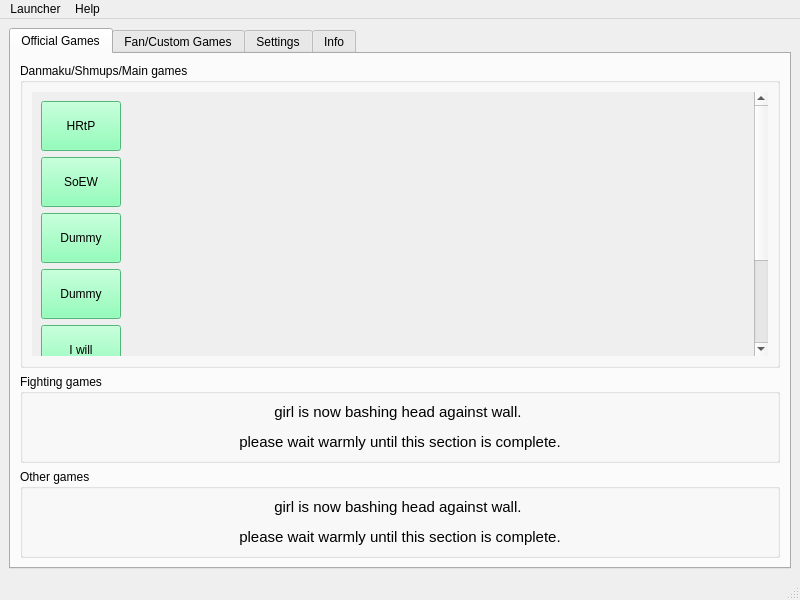
<?xml version="1.0" encoding="UTF-8"?>
<ui version="4.0">
 <author>Sophie</author>
 <class>MainWindow</class>
 <widget class="QMainWindow" name="MainWindow">
  <property name="geometry">
   <rect>
    <x>0</x>
    <y>0</y>
    <width>800</width>
    <height>600</height>
   </rect>
  </property>
  <property name="minimumSize">
   <size>
    <width>800</width>
    <height>600</height>
   </size>
  </property>
  <property name="windowTitle">
   <string>Unnamed Launcher</string>
  </property>
  <property name="windowIcon">
   <iconset resource="../resources.qrc">
    <normaloff>:/images/resources/reimu.ico</normaloff>:/images/resources/reimu.ico</iconset>
  </property>
  <widget class="QWidget" name="centralwidget">
   <layout class="QHBoxLayout" name="horizontalLayout">
    <item>
     <widget class="QTabWidget" name="main_tab">
      <property name="layoutDirection">
       <enum>Qt::LeftToRight</enum>
      </property>
      <property name="tabPosition">
       <enum>QTabWidget::North</enum>
      </property>
      <property name="currentIndex">
       <number>0</number>
      </property>
      <property name="movable">
       <bool>true</bool>
      </property>
      <widget class="QWidget" name="official_games_tab">
       <property name="statusTip">
        <string>Official games</string>
       </property>
       <attribute name="title">
        <string>Official Games</string>
       </attribute>
       <layout class="QVBoxLayout" name="verticalLayout">
        <item>
         <widget class="QGroupBox" name="main_games">
          <property name="statusTip">
           <string>Main bullet hell games</string>
          </property>
          <property name="title">
           <string>Danmaku/Shmups/Main games</string>
          </property>
          <layout class="QHBoxLayout" name="horizontalLayout_2">
           <item>
            <widget class="QScrollArea" name="scrollArea">
             <property name="sizePolicy">
              <sizepolicy hsizetype="Expanding" vsizetype="Maximum">
               <horstretch>0</horstretch>
               <verstretch>0</verstretch>
              </sizepolicy>
             </property>
             <property name="frameShape">
              <enum>QFrame::NoFrame</enum>
             </property>
             <property name="widgetResizable">
              <bool>true</bool>
             </property>
             <property name="alignment">
              <set>Qt::AlignCenter</set>
             </property>
             <widget class="QWidget" name="scrollAreaWidgetContents">
              <property name="geometry">
               <rect>
                <x>0</x>
                <y>0</y>
                <width>722</width>
                <height>404</height>
               </rect>
              </property>
              <layout class="QVBoxLayout" name="verticalLayout_11">
               <item>
                <widget class="QPushButton" name="pushButton_5">
                 <property name="sizePolicy">
                  <sizepolicy hsizetype="Maximum" vsizetype="Maximum">
                   <horstretch>0</horstretch>
                   <verstretch>0</verstretch>
                  </sizepolicy>
                 </property>
                 <property name="minimumSize">
                  <size>
                   <width>0</width>
                   <height>50</height>
                  </size>
                 </property>
                 <property name="statusTip">
                  <string>Touhou 1 ~ Highly Responsive to Prayers</string>
                 </property>
                 <property name="styleSheet">
                  <string notr="true">background-color: rgb(114, 255, 166);</string>
                 </property>
                 <property name="text">
                  <string>HRtP</string>
                 </property>
                 <property name="icon">
                  <iconset resource="../resources.qrc">
                   <normaloff>:/images/resources/reimu.ico</normaloff>:/images/resources/reimu.ico</iconset>
                 </property>
                 <property name="iconSize">
                  <size>
                   <width>32</width>
                   <height>32</height>
                  </size>
                 </property>
                </widget>
               </item>
               <item>
                <widget class="QPushButton" name="pushButton_8">
                 <property name="sizePolicy">
                  <sizepolicy hsizetype="Maximum" vsizetype="Maximum">
                   <horstretch>0</horstretch>
                   <verstretch>0</verstretch>
                  </sizepolicy>
                 </property>
                 <property name="minimumSize">
                  <size>
                   <width>0</width>
                   <height>50</height>
                  </size>
                 </property>
                 <property name="statusTip">
                  <string>Touhou 2 ~ Story of Eastern Wonderland</string>
                 </property>
                 <property name="styleSheet">
                  <string notr="true">background-color: rgb(114, 255, 166);</string>
                 </property>
                 <property name="text">
                  <string>SoEW</string>
                 </property>
                 <property name="icon">
                  <iconset resource="../resources.qrc">
                   <normaloff>:/images/resources/reimu.ico</normaloff>:/images/resources/reimu.ico</iconset>
                 </property>
                 <property name="iconSize">
                  <size>
                   <width>32</width>
                   <height>32</height>
                  </size>
                 </property>
                </widget>
               </item>
               <item>
                <widget class="QPushButton" name="pushButton_9">
                 <property name="sizePolicy">
                  <sizepolicy hsizetype="Maximum" vsizetype="Maximum">
                   <horstretch>0</horstretch>
                   <verstretch>0</verstretch>
                  </sizepolicy>
                 </property>
                 <property name="minimumSize">
                  <size>
                   <width>0</width>
                   <height>50</height>
                  </size>
                 </property>
                 <property name="statusTip">
                  <string>Touhou ??? ~ ?????????</string>
                 </property>
                 <property name="styleSheet">
                  <string notr="true">background-color: rgb(114, 255, 166);</string>
                 </property>
                 <property name="text">
                  <string>Dummy</string>
                 </property>
                 <property name="icon">
                  <iconset resource="../resources.qrc">
                   <normaloff>:/images/resources/reimu.ico</normaloff>:/images/resources/reimu.ico</iconset>
                 </property>
                 <property name="iconSize">
                  <size>
                   <width>32</width>
                   <height>32</height>
                  </size>
                 </property>
                </widget>
               </item>
               <item>
                <widget class="QPushButton" name="pushButton_12">
                 <property name="sizePolicy">
                  <sizepolicy hsizetype="Maximum" vsizetype="Maximum">
                   <horstretch>0</horstretch>
                   <verstretch>0</verstretch>
                  </sizepolicy>
                 </property>
                 <property name="minimumSize">
                  <size>
                   <width>0</width>
                   <height>50</height>
                  </size>
                 </property>
                 <property name="statusTip">
                  <string>Touhou ??? ~ ?????????</string>
                 </property>
                 <property name="styleSheet">
                  <string notr="true">background-color: rgb(114, 255, 166);</string>
                 </property>
                 <property name="text">
                  <string>Dummy</string>
                 </property>
                 <property name="icon">
                  <iconset resource="../resources.qrc">
                   <normaloff>:/images/resources/reimu.ico</normaloff>:/images/resources/reimu.ico</iconset>
                 </property>
                 <property name="iconSize">
                  <size>
                   <width>32</width>
                   <height>32</height>
                  </size>
                 </property>
                </widget>
               </item>
               <item>
                <widget class="QPushButton" name="pushButton_11">
                 <property name="sizePolicy">
                  <sizepolicy hsizetype="Maximum" vsizetype="Maximum">
                   <horstretch>0</horstretch>
                   <verstretch>0</verstretch>
                  </sizepolicy>
                 </property>
                 <property name="minimumSize">
                  <size>
                   <width>0</width>
                   <height>50</height>
                  </size>
                 </property>
                 <property name="statusTip">
                  <string>Touhou ??? ~ ?????????</string>
                 </property>
                 <property name="styleSheet">
                  <string notr="true">background-color: rgb(114, 255, 166);</string>
                 </property>
                 <property name="text">
                  <string>I will</string>
                 </property>
                 <property name="icon">
                  <iconset resource="../resources.qrc">
                   <normaloff>:/images/resources/reimu.ico</normaloff>:/images/resources/reimu.ico</iconset>
                 </property>
                 <property name="iconSize">
                  <size>
                   <width>32</width>
                   <height>32</height>
                  </size>
                 </property>
                </widget>
               </item>
               <item>
                <widget class="QPushButton" name="pushButton_10">
                 <property name="sizePolicy">
                  <sizepolicy hsizetype="Maximum" vsizetype="Maximum">
                   <horstretch>0</horstretch>
                   <verstretch>0</verstretch>
                  </sizepolicy>
                 </property>
                 <property name="minimumSize">
                  <size>
                   <width>0</width>
                   <height>50</height>
                  </size>
                 </property>
                 <property name="statusTip">
                  <string>Touhou ??? ~ ?????????</string>
                 </property>
                 <property name="styleSheet">
                  <string notr="true">background-color: rgb(114, 255, 166);</string>
                 </property>
                 <property name="text">
                  <string>Fix this</string>
                 </property>
                 <property name="icon">
                  <iconset resource="../resources.qrc">
                   <normaloff>:/images/resources/reimu.ico</normaloff>:/images/resources/reimu.ico</iconset>
                 </property>
                 <property name="iconSize">
                  <size>
                   <width>32</width>
                   <height>32</height>
                  </size>
                 </property>
                </widget>
               </item>
               <item>
                <widget class="QPushButton" name="pushButton_6">
                 <property name="sizePolicy">
                  <sizepolicy hsizetype="Maximum" vsizetype="Maximum">
                   <horstretch>0</horstretch>
                   <verstretch>0</verstretch>
                  </sizepolicy>
                 </property>
                 <property name="minimumSize">
                  <size>
                   <width>0</width>
                   <height>50</height>
                  </size>
                 </property>
                 <property name="statusTip">
                  <string>Touhou ??? ~ ?????????</string>
                 </property>
                 <property name="styleSheet">
                  <string notr="true">background-color: rgb(114, 255, 166);</string>
                 </property>
                 <property name="text">
                  <string>Soon as in 3-5 business days</string>
                 </property>
                 <property name="icon">
                  <iconset resource="../resources.qrc">
                   <normaloff>:/images/resources/reimu.ico</normaloff>:/images/resources/reimu.ico</iconset>
                 </property>
                 <property name="iconSize">
                  <size>
                   <width>32</width>
                   <height>32</height>
                  </size>
                 </property>
                </widget>
               </item>
              </layout>
             </widget>
            </widget>
           </item>
          </layout>
         </widget>
        </item>
        <item>
         <widget class="QGroupBox" name="fighting_games">
          <property name="statusTip">
           <string>Fighting spin-offs</string>
          </property>
          <property name="title">
           <string>Fighting games</string>
          </property>
          <layout class="QHBoxLayout" name="horizontalLayout_4">
           <item>
            <widget class="QLabel" name="wip_label1">
             <property name="text">
              <string>&lt;html&gt;&lt;head/&gt;&lt;body&gt;&lt;p&gt;&lt;span style=&quot; font-size:11pt;&quot;&gt;girl is now bashing head against wall. &lt;/span&gt;&lt;/p&gt;&lt;p&gt;&lt;span style=&quot; font-size:11pt;&quot;&gt;please wait warmly until this section is complete.&lt;/span&gt;&lt;/p&gt;&lt;/body&gt;&lt;/html&gt;</string>
             </property>
             <property name="textFormat">
              <enum>Qt::RichText</enum>
             </property>
             <property name="alignment">
              <set>Qt::AlignCenter</set>
             </property>
            </widget>
           </item>
          </layout>
         </widget>
        </item>
        <item>
         <widget class="QGroupBox" name="other_games">
          <property name="statusTip">
           <string>Other games that doesn't fit into other categories</string>
          </property>
          <property name="title">
           <string>Other games</string>
          </property>
          <layout class="QHBoxLayout" name="horizontalLayout_9">
           <item>
            <widget class="QLabel" name="wip_label2">
             <property name="text">
              <string>&lt;html&gt;&lt;head/&gt;&lt;body&gt;&lt;p&gt;&lt;span style=&quot; font-size:11pt;&quot;&gt;girl is now bashing head against wall. &lt;/span&gt;&lt;/p&gt;&lt;p&gt;&lt;span style=&quot; font-size:11pt;&quot;&gt;please wait warmly until this section is complete.&lt;/span&gt;&lt;/p&gt;&lt;/body&gt;&lt;/html&gt;</string>
             </property>
             <property name="textFormat">
              <enum>Qt::RichText</enum>
             </property>
             <property name="alignment">
              <set>Qt::AlignCenter</set>
             </property>
            </widget>
           </item>
          </layout>
         </widget>
        </item>
       </layout>
      </widget>
      <widget class="QWidget" name="fangames_tab">
       <attribute name="title">
        <string>Fan/Custom Games</string>
       </attribute>
       <layout class="QHBoxLayout" name="horizontalLayout_3">
        <item>
         <widget class="QTreeWidget" name="custom_categories">
          <property name="sizePolicy">
           <sizepolicy hsizetype="Minimum" vsizetype="Minimum">
            <horstretch>0</horstretch>
            <verstretch>0</verstretch>
           </sizepolicy>
          </property>
          <column>
           <property name="text">
            <string notr="true">1</string>
           </property>
          </column>
         </widget>
        </item>
        <item>
         <layout class="QVBoxLayout" name="custom_buttons">
          <item>
           <widget class="QPushButton" name="pushButton_13">
            <property name="text">
             <string>Add a Category</string>
            </property>
           </widget>
          </item>
          <item>
           <spacer name="verticalSpacer_4">
            <property name="orientation">
             <enum>Qt::Vertical</enum>
            </property>
            <property name="sizeHint" stdset="0">
             <size>
              <width>20</width>
              <height>40</height>
             </size>
            </property>
           </spacer>
          </item>
          <item>
           <widget class="QPushButton" name="pushButton_4">
            <property name="text">
             <string>Add a Game</string>
            </property>
           </widget>
          </item>
          <item>
           <spacer name="spacer">
            <property name="orientation">
             <enum>Qt::Vertical</enum>
            </property>
            <property name="sizeHint" stdset="0">
             <size>
              <width>20</width>
              <height>40</height>
             </size>
            </property>
           </spacer>
          </item>
          <item>
           <widget class="QLabel" name="wip_label">
            <property name="text">
             <string>&lt;html&gt;&lt;head/&gt;&lt;body&gt;&lt;p align=&quot;center&quot;&gt;&lt;span style=&quot; font-size:8pt;&quot;&gt;girl is now bashing head against wall. &lt;/span&gt;&lt;/p&gt;&lt;p align=&quot;center&quot;&gt;&lt;span style=&quot; font-size:8pt;&quot;&gt;please wait warmly until this section is done&lt;/span&gt;&lt;/p&gt;&lt;/body&gt;&lt;/html&gt;</string>
            </property>
           </widget>
          </item>
         </layout>
        </item>
        <item>
         <widget class="QListWidget" name="custom_category_list">
          <property name="sizePolicy">
           <sizepolicy hsizetype="Minimum" vsizetype="Minimum">
            <horstretch>0</horstretch>
            <verstretch>0</verstretch>
           </sizepolicy>
          </property>
         </widget>
        </item>
       </layout>
      </widget>
      <widget class="QWidget" name="settings_tab">
       <attribute name="title">
        <string>Settings</string>
       </attribute>
       <layout class="QHBoxLayout" name="horizontalLayout_5">
        <item>
         <widget class="QGroupBox" name="launcher_settings">
          <property name="whatsThis">
           <string>test</string>
          </property>
          <property name="title">
           <string>Launcher Settings</string>
          </property>
          <layout class="QVBoxLayout" name="verticalLayout_2">
           <item>
            <widget class="QGroupBox" name="general_settings">
             <property name="statusTip">
              <string>General launcher settings</string>
             </property>
             <property name="title">
              <string>General</string>
             </property>
             <layout class="QVBoxLayout" name="verticalLayout_3">
              <item>
               <widget class="QCheckBox" name="autoclose_setting">
                <property name="text">
                 <string>Auto close after game starts</string>
                </property>
               </widget>
              </item>
              <item>
               <widget class="QCheckBox" name="minimize_setting">
                <property name="text">
                 <string>Minimize to tray after game starts</string>
                </property>
               </widget>
              </item>
              <item>
               <widget class="QCheckBox" name="show_tray_setting">
                <property name="cursor">
                 <cursorShape>ForbiddenCursor</cursorShape>
                </property>
                <property name="toolTip">
                 <string>work in progress</string>
                </property>
                <property name="text">
                 <string>Show tray icon</string>
                </property>
                <property name="checkable">
                 <bool>false</bool>
                </property>
               </widget>
              </item>
              <item>
               <layout class="QFormLayout" name="language_box">
                <item row="0" column="0">
                 <widget class="QLabel" name="language_label">
                  <property name="sizePolicy">
                   <sizepolicy hsizetype="Minimum" vsizetype="Minimum">
                    <horstretch>0</horstretch>
                    <verstretch>0</verstretch>
                   </sizepolicy>
                  </property>
                  <property name="statusTip">
                   <string>Select a language</string>
                  </property>
                  <property name="text">
                   <string>Language</string>
                  </property>
                  <property name="buddy">
                   <cstring>language_selection</cstring>
                  </property>
                 </widget>
                </item>
                <item row="0" column="1">
                 <widget class="QComboBox" name="language_selection">
                  <property name="sizePolicy">
                   <sizepolicy hsizetype="Preferred" vsizetype="Fixed">
                    <horstretch>0</horstretch>
                    <verstretch>0</verstretch>
                   </sizepolicy>
                  </property>
                  <property name="toolTip">
                   <string>Select a language</string>
                  </property>
                  <property name="editable">
                   <bool>false</bool>
                  </property>
                  <property name="currentText">
                   <string/>
                  </property>
                  <property name="currentIndex">
                   <number>-1</number>
                  </property>
                  <property name="placeholderText">
                   <string>Select a language...</string>
                  </property>
                 </widget>
                </item>
               </layout>
              </item>
             </layout>
            </widget>
           </item>
           <item>
            <widget class="QGroupBox" name="location_setting">
             <property name="statusTip">
              <string>Set location for ThCrap, Neko Project, etc</string>
             </property>
             <property name="title">
              <string>Locations</string>
             </property>
             <layout class="QVBoxLayout" name="verticalLayout_7">
              <item>
               <layout class="QFormLayout" name="location_setting_layout">
                <item row="0" column="0">
                 <widget class="QLabel" name="np2_exec_label">
                  <property name="statusTip">
                   <string>Optional. Neko Project 2 Executable location (np21nt.exe/np21.exe). You can't play PC-98 games without this</string>
                  </property>
                  <property name="text">
                   <string>Neko Project II exe</string>
                  </property>
                  <property name="buddy">
                   <cstring>np2_location_browse</cstring>
                  </property>
                 </widget>
                </item>
                <item row="0" column="1">
                 <layout class="QHBoxLayout" name="np2_location">
                  <item>
                   <widget class="QLineEdit" name="np2_location_text">
                    <property name="inputMask">
                     <string/>
                    </property>
                   </widget>
                  </item>
                  <item>
                   <widget class="QPushButton" name="np2_location_browse">
                    <property name="sizePolicy">
                     <sizepolicy hsizetype="Maximum" vsizetype="Minimum">
                      <horstretch>0</horstretch>
                      <verstretch>0</verstretch>
                     </sizepolicy>
                    </property>
                    <property name="cursor">
                     <cursorShape>ClosedHandCursor</cursorShape>
                    </property>
                    <property name="statusTip">
                     <string>Work in progress..</string>
                    </property>
                    <property name="text">
                     <string>Browse...</string>
                    </property>
                   </widget>
                  </item>
                 </layout>
                </item>
                <item row="1" column="0">
                 <widget class="QLabel" name="thcrap_exec_label">
                  <property name="statusTip">
                   <string>Optional. thcrap (Touhou Community Reliant Automatic Patcher) location. Required for thcrap integration</string>
                  </property>
                  <property name="text">
                   <string>thcrap folder</string>
                  </property>
                  <property name="buddy">
                   <cstring>thcrap_browse</cstring>
                  </property>
                 </widget>
                </item>
                <item row="1" column="1">
                 <layout class="QHBoxLayout" name="thcrap_location">
                  <item>
                   <widget class="QLineEdit" name="thcrap_text"/>
                  </item>
                  <item>
                   <widget class="QPushButton" name="thcrap_browse">
                    <property name="sizePolicy">
                     <sizepolicy hsizetype="Maximum" vsizetype="Minimum">
                      <horstretch>0</horstretch>
                      <verstretch>0</verstretch>
                     </sizepolicy>
                    </property>
                    <property name="cursor">
                     <cursorShape>ClosedHandCursor</cursorShape>
                    </property>
                    <property name="statusTip">
                     <string>Work in progress..</string>
                    </property>
                    <property name="text">
                     <string>Browse...</string>
                    </property>
                   </widget>
                  </item>
                 </layout>
                </item>
                <item row="2" column="0" colspan="2">
                 <widget class="QPushButton" name="thcrap_configure">
                  <property name="statusTip">
                   <string>Configure thcrap with thcrap_configure</string>
                  </property>
                  <property name="text">
                   <string>Configure thcrap</string>
                  </property>
                 </widget>
                </item>
                <item row="3" column="0">
                 <widget class="QLabel" name="thcrap_starting">
                  <property name="text">
                   <string>thcrap starting repo</string>
                  </property>
                 </widget>
                </item>
                <item row="3" column="1">
                 <widget class="QLineEdit" name="thcrap_starting_text">
                  <property name="text">
                   <string>https://srv.thpatch.net/</string>
                  </property>
                 </widget>
                </item>
               </layout>
              </item>
              <item>
               <widget class="QPushButton" name="thcrap_test">
                <property name="text">
                 <string>Test thcrap (debug only)</string>
                </property>
               </widget>
              </item>
              <item>
               <spacer name="verticalSpacer">
                <property name="orientation">
                 <enum>Qt::Vertical</enum>
                </property>
                <property name="sizeHint" stdset="0">
                 <size>
                  <width>20</width>
                  <height>40</height>
                 </size>
                </property>
               </spacer>
              </item>
             </layout>
            </widget>
           </item>
          </layout>
         </widget>
        </item>
        <item>
         <widget class="QGroupBox" name="random_game_settings">
          <property name="title">
           <string>Random Games Settings</string>
          </property>
          <layout class="QVBoxLayout" name="verticalLayout_8">
           <item>
            <widget class="QLabel" name="random_description_label">
             <property name="sizePolicy">
              <sizepolicy hsizetype="Minimum" vsizetype="Maximum">
               <horstretch>0</horstretch>
               <verstretch>0</verstretch>
              </sizepolicy>
             </property>
             <property name="text">
              <string>Choose games to be picked when using the random option.</string>
             </property>
             <property name="alignment">
              <set>Qt::AlignCenter</set>
             </property>
            </widget>
           </item>
           <item>
            <layout class="QHBoxLayout" name="random_buttons">
             <property name="spacing">
              <number>6</number>
             </property>
             <item>
              <widget class="QPushButton" name="random_all">
               <property name="statusTip">
                <string>Select all games to have a chance to be selected when using the random option</string>
               </property>
               <property name="text">
                <string>Select all</string>
               </property>
              </widget>
             </item>
             <item>
              <widget class="QPushButton" name="pushButton">
               <property name="statusTip">
                <string>Select all available games to have a chance to be selected when using the random option</string>
               </property>
               <property name="text">
                <string>Select all available</string>
               </property>
              </widget>
             </item>
             <item>
              <spacer name="horizontalSpacer">
               <property name="orientation">
                <enum>Qt::Horizontal</enum>
               </property>
               <property name="sizeHint" stdset="0">
                <size>
                 <width>40</width>
                 <height>20</height>
                </size>
               </property>
              </spacer>
             </item>
             <item>
              <widget class="QPushButton" name="random_none">
               <property name="statusTip">
                <string>Disables the random game option</string>
               </property>
               <property name="text">
                <string>Unselect All</string>
               </property>
              </widget>
             </item>
            </layout>
           </item>
           <item>
            <widget class="QGroupBox" name="random_main">
             <property name="title">
              <string>Main games</string>
             </property>
             <layout class="QVBoxLayout" name="verticalLayout_10">
              <item>
               <widget class="QLabel" name="label_12">
                <property name="text">
                 <string># Work in progress</string>
                </property>
                <property name="textFormat">
                 <enum>Qt::MarkdownText</enum>
                </property>
                <property name="alignment">
                 <set>Qt::AlignCenter</set>
                </property>
               </widget>
              </item>
             </layout>
            </widget>
           </item>
           <item>
            <widget class="QGroupBox" name="random_fight">
             <property name="title">
              <string>Fighting games</string>
             </property>
             <layout class="QHBoxLayout" name="horizontalLayout_10">
              <item>
               <widget class="QLabel" name="label_13">
                <property name="text">
                 <string># Work in progress</string>
                </property>
                <property name="textFormat">
                 <enum>Qt::MarkdownText</enum>
                </property>
                <property name="alignment">
                 <set>Qt::AlignCenter</set>
                </property>
               </widget>
              </item>
             </layout>
            </widget>
           </item>
           <item>
            <widget class="QGroupBox" name="random_other">
             <property name="title">
              <string>Other games</string>
             </property>
             <layout class="QHBoxLayout" name="horizontalLayout_11">
              <item>
               <widget class="QLabel" name="label_14">
                <property name="text">
                 <string># Work in progress</string>
                </property>
                <property name="textFormat">
                 <enum>Qt::MarkdownText</enum>
                </property>
                <property name="alignment">
                 <set>Qt::AlignCenter</set>
                </property>
               </widget>
              </item>
             </layout>
            </widget>
           </item>
          </layout>
         </widget>
        </item>
       </layout>
      </widget>
      <widget class="QWidget" name="info_tab">
       <attribute name="title">
        <string>Info</string>
       </attribute>
       <layout class="QVBoxLayout" name="verticalLayout_4">
        <item>
         <layout class="QHBoxLayout" name="version_banner">
          <item>
           <widget class="QLabel" name="info_icon">
            <property name="maximumSize">
             <size>
              <width>64</width>
              <height>64</height>
             </size>
            </property>
            <property name="text">
             <string/>
            </property>
            <property name="pixmap">
             <pixmap resource="../resources.qrc">:/images/resources/reimu.ico</pixmap>
            </property>
           </widget>
          </item>
          <item>
           <layout class="QVBoxLayout" name="verticalLayout_9">
            <item>
             <widget class="QLabel" name="info_title">
              <property name="sizePolicy">
               <sizepolicy hsizetype="Preferred" vsizetype="Maximum">
                <horstretch>0</horstretch>
                <verstretch>0</verstretch>
               </sizepolicy>
              </property>
              <property name="maximumSize">
               <size>
                <width>16777215</width>
                <height>16777215</height>
               </size>
              </property>
              <property name="text">
               <string># Unnamed Launcher</string>
              </property>
              <property name="textFormat">
               <enum>Qt::MarkdownText</enum>
              </property>
             </widget>
            </item>
            <item>
             <widget class="QLabel" name="info_version">
              <property name="sizePolicy">
               <sizepolicy hsizetype="Preferred" vsizetype="Maximum">
                <horstretch>0</horstretch>
                <verstretch>0</verstretch>
               </sizepolicy>
              </property>
              <property name="text">
               <string>Version placeholdertext</string>
              </property>
             </widget>
            </item>
           </layout>
          </item>
         </layout>
        </item>
        <item>
         <layout class="QHBoxLayout" name="info_description">
          <item>
           <widget class="QGroupBox" name="groupBox_3">
            <property name="title">
             <string>Description</string>
            </property>
            <layout class="QVBoxLayout" name="verticalLayout_5">
             <item>
              <widget class="QLabel" name="label_8">
               <property name="text">
                <string>Yet another 2hu launcher</string>
               </property>
              </widget>
             </item>
             <item>
              <spacer name="verticalSpacer_2">
               <property name="orientation">
                <enum>Qt::Vertical</enum>
               </property>
               <property name="sizeHint" stdset="0">
                <size>
                 <width>20</width>
                 <height>40</height>
                </size>
               </property>
              </spacer>
             </item>
             <item>
              <widget class="QLabel" name="description_text">
               <property name="text">
                <string>&lt;html&gt;&lt;head/&gt;&lt;body&gt;&lt;p&gt;Copyright (C) 2021-present Sophie (kcomain)&lt;/p&gt;&lt;p&gt;MIT License &lt;a href=&quot;https://github.com/kcomain/unnamed-launcher&quot;&gt;&lt;span style=&quot; text-decoration: underline; color:#0000ff;&quot;&gt;Source code&lt;/span&gt;&lt;/a&gt;&lt;/p&gt;&lt;/body&gt;&lt;/html&gt;</string>
               </property>
               <property name="textFormat">
                <enum>Qt::RichText</enum>
               </property>
               <property name="wordWrap">
                <bool>true</bool>
               </property>
               <property name="openExternalLinks">
                <bool>true</bool>
               </property>
              </widget>
             </item>
            </layout>
           </widget>
          </item>
          <item>
           <widget class="QGroupBox" name="groupBox_6">
            <property name="title">
             <string>Credits</string>
            </property>
            <layout class="QVBoxLayout" name="verticalLayout_6">
             <item>
              <widget class="QLabel" name="label_16">
               <property name="text">
                <string>&lt;html&gt;&lt;head/&gt;&lt;body&gt;&lt;p&gt;&lt;a href=&quot;https://www16.big.or.jp/~zun/&quot;&gt;&lt;span style=&quot; text-decoration: underline; color:#0000ff;&quot;&gt;Team Shanghai Alice/ZUN&lt;/span&gt;&lt;/a&gt; for the amazing games &lt;/p&gt;&lt;p&gt;&lt;a href=&quot;https://www.widdiful.co.uk/touhou.html&quot;&gt;&lt;span style=&quot; text-decoration: underline; color:#0000ff;&quot;&gt;Widdiful&lt;/span&gt;&lt;/a&gt; and &lt;a href=&quot;https://github.com/David-JonesDVN/Touhou-Relauncher&quot;&gt;&lt;span style=&quot; text-decoration: underline; color:#0000ff;&quot;&gt;David-JonesDVN&lt;/span&gt;&lt;/a&gt;: original touhou launchers that this project stole the design of &lt;/p&gt;&lt;p&gt;&lt;a href=&quot;https://www.qt.io&quot;&gt;&lt;span style=&quot; text-decoration: underline; color:#0000ff;&quot;&gt;Qt&lt;/span&gt;&lt;/a&gt; and PySide6: makes this crappy app possible &lt;/p&gt;&lt;/body&gt;&lt;/html&gt;</string>
               </property>
               <property name="textFormat">
                <enum>Qt::RichText</enum>
               </property>
               <property name="wordWrap">
                <bool>true</bool>
               </property>
               <property name="openExternalLinks">
                <bool>true</bool>
               </property>
              </widget>
             </item>
             <item>
              <spacer name="verticalSpacer_3">
               <property name="orientation">
                <enum>Qt::Vertical</enum>
               </property>
               <property name="sizeType">
                <enum>QSizePolicy::MinimumExpanding</enum>
               </property>
               <property name="sizeHint" stdset="0">
                <size>
                 <width>20</width>
                 <height>40</height>
                </size>
               </property>
              </spacer>
             </item>
            </layout>
           </widget>
          </item>
         </layout>
        </item>
       </layout>
      </widget>
     </widget>
    </item>
   </layout>
  </widget>
  <widget class="QMenuBar" name="menubar">
   <property name="geometry">
    <rect>
     <x>0</x>
     <y>0</y>
     <width>800</width>
     <height>23</height>
    </rect>
   </property>
   <widget class="QMenu" name="menu_launcher">
    <property name="title">
     <string>Launcher</string>
    </property>
    <addaction name="menu_quit"/>
   </widget>
   <widget class="QMenu" name="menu_help">
    <property name="statusTip">
     <string>Get help</string>
    </property>
    <property name="title">
     <string>Help</string>
    </property>
    <addaction name="menu_about"/>
   </widget>
   <addaction name="menu_launcher"/>
   <addaction name="menu_help"/>
  </widget>
  <widget class="QStatusBar" name="statusbar"/>
  <action name="settings_action">
   <property name="text">
    <string>Settings</string>
   </property>
  </action>
  <action name="menu_quit">
   <property name="text">
    <string>Quit</string>
   </property>
   <property name="statusTip">
    <string>Quit the launcher</string>
   </property>
   <property name="shortcut">
    <string>Ctrl+Q</string>
   </property>
  </action>
  <action name="menu_about">
   <property name="text">
    <string>About</string>
   </property>
   <property name="statusTip">
    <string>About this launcher</string>
   </property>
   <property name="menuRole">
    <enum>QAction::AboutRole</enum>
   </property>
  </action>
 </widget>
 <resources>
  <include location="../resources.qrc"/>
  <include location="../../../../.designer/resources.qrc"/>
 </resources>
 <connections>
  <connection>
   <sender>label_16</sender>
   <signal>linkHovered(QString)</signal>
   <receiver>statusbar</receiver>
   <slot>showMessage(QString)</slot>
   <hints>
    <hint type="sourcelabel">
     <x>493</x>
     <y>167</y>
    </hint>
    <hint type="destinationlabel">
     <x>34</x>
     <y>599</y>
    </hint>
   </hints>
  </connection>
  <connection>
   <sender>description_text</sender>
   <signal>linkHovered(QString)</signal>
   <receiver>statusbar</receiver>
   <slot>showMessage(QString)</slot>
   <hints>
    <hint type="sourcelabel">
     <x>144</x>
     <y>541</y>
    </hint>
    <hint type="destinationlabel">
     <x>68</x>
     <y>590</y>
    </hint>
   </hints>
  </connection>
 </connections>
</ui>
